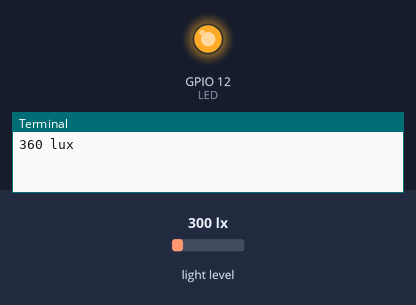
This program was run on a simulated Raspberry Pi (BCM pin numbers). On the bench: output pins drawn as LEDs (lit = HIGH), the last lines printed to the terminal. Inputs (shaded band) come from the test bench; at power-on: light level 300 lx.

Above: at 1.2 s.
1.3 s: light level set to 40 lx
At 6.2 s:
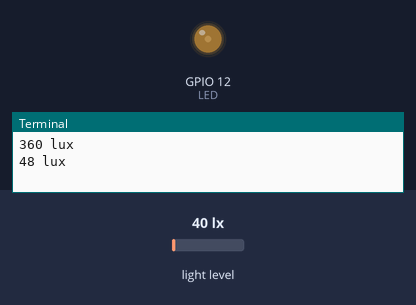
7.3 s: light level set to 75 lx
13.3 s: light level set to 91 lx
At 16.3 s:
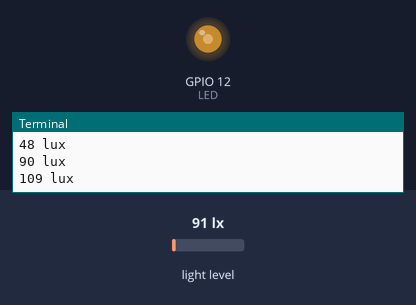
19.3 s: light level set to 239 lx
25.3 s: light level set to 272 lx
At 31.2 s:
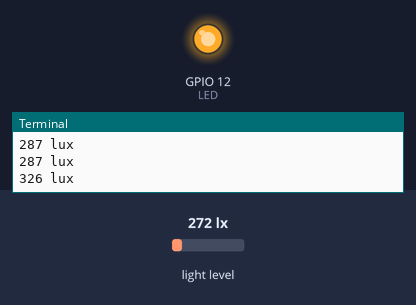
31.5 s: light level set to 80 lx
At 36.4 s:
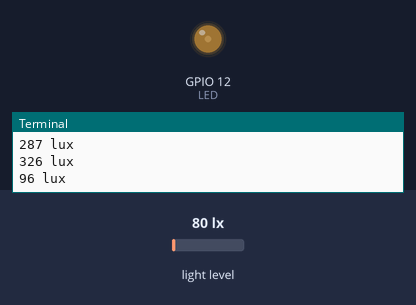
Timing chart, 0 to 37.9 s (numbered marks = the images above; inputs shaded):
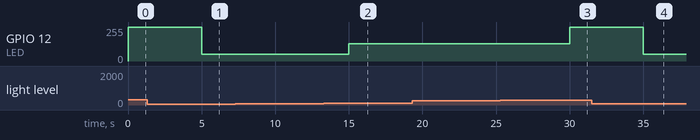

The program:

lux_sensor.py
```python
import smbus
import time
import RPi.GPIO as g
import threading

LED = 12

g.setwarnings(False)
g.setmode(g.BCM)
g.setup(LED, g.OUT)

LED_PWM = g.PWM(LED, 100)
LED_PWM.start(0)

I2C_CH = 1

BH1750_DEV_ADDR = 0x23


CONT_H_RES_MODE = 0x10
CONT_H_RES_MODE2 = 0x11
CONT_L_RES_MODE = 0x13
ONETIME_H_RES_MODE = 0x20
ONETIME_H_RES_MODE2 = 0x21
ONETIME_L_RES_MODE = 0x23

def readLux() :
    # create i2c channel
    i2c = smbus.SMBus(I2C_CH)
    # recieve 2bytes data from i2c with CONT_H_RES_MODE
    luxBytes = i2c.read_i2c_block_data(BH1750_DEV_ADDR, CONT_H_RES_MODE, 2)
    # change format of data to int from byte vector
    lux = int.from_bytes(luxBytes, byteorder='big')
    i2c.close()
    return lux

def main() :
    while True :
        luxV = readLux()
        print(f"{luxV} lux")

        if (int(luxV) < 100) :
            LED_PWM.ChangeDutyCycle(20)

        elif (int(luxV) < 300) :
            LED_PWM.ChangeDutyCycle(50)

        elif (int(luxV) < 500) :
            LED_PWM.ChangeDutyCycle(100)
        time.sleep(5)

if __name__ == '__main__':
    try:
        main()
    except Exception as e:
        print(e)
    finally:
        g.cleanup()
```

Measured:
- the behaviour switches between 82 and 83 lx on light level (found by bisection; images 1 and 2)
- the behaviour switches between 249 and 250 lx on light level (found by bisection; images 2 and 3)
- after the input at 1.3 s, GPIO 12 (LED): 255/255 → 51/255 after 3.7 s
- after the input at 13.3 s, GPIO 12 (LED): 51/255 → 128/255 after 1.7 s
- after the input at 25.3 s, GPIO 12 (LED): 128/255 → 255/255 after 4.7 s
- after the input at 31.5 s, GPIO 12 (LED): 255/255 → 51/255 after 3.5 s
